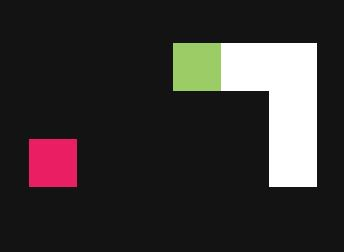
#> input picture Snake-master/img/snake.jpg, 344 x 252 px
$ python -i snake_detection.py   (imports and definitions only)   (older library calls are emulated)
#> lines starting #> are read from the running program, lines starting #| are printed output that depends on the picture; after the words box and inside, x2 and y2 are one past the last pixel; in counts of white or black regions, pixels touching at a corner belong together
#> further down, picture is the input picture: shape (252, 344, 3); mean B, G, R 48.5, 49.3, 53.4
import logging
from math import sqrt

import cv2
import imutils
import numpy as np

SNAKE_BODY = "snake_body"
SNAKE_HEAD = "snake_head"
CANDY = "candy"
GAME_OVER = "game_over"
GAME_PAUSE = "game_pause"

COLOURS = {SNAKE_BODY: np.uint8([255, 255, 255]),
           SNAKE_HEAD: np.uint8([156, 204, 101]),
           CANDY: np.uint8([233, 30, 99]),
           GAME_OVER: np.uint8([255, 0, 0]),
           GAME_PAUSE: np.uint8([112, 166, 255])}

# [1 line not run here, left out]
logger = logging.getLogger(__name__)


def get_part(image, part):
    try:
        colour = COLOURS[part]
        mask = cv2.inRange(image, colour, colour)
        screen = cv2.bitwise_and(image, image, mask=mask)
        return Screen(mask, screen)
    except KeyError:
        logger.error("Invalid Part")


def combine(image, mask1, mask2):
    mask = cv2.bitwise_or(mask1, mask2)
    screen = cv2.bitwise_and(image, image, mask=mask)
    return Screen(mask, screen)


def find_contours(image):
    gray = cv2.cvtColor(image, cv2.COLOR_BGR2GRAY)
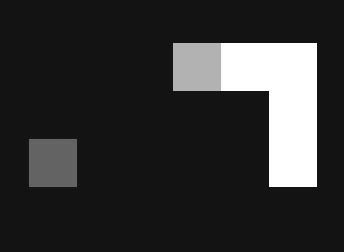
#> gray: shape (252, 344); min 2, max 255, mean 50.4
    thresh = cv2.threshold(gray, 60, 255, cv2.THRESH_BINARY)[1]
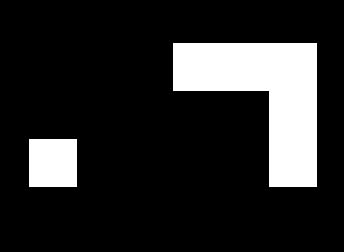
#> thresh: shape (252, 344); 15.9% white; 2 white regions
    cnts = cv2.findContours(thresh, cv2.RETR_EXTERNAL, cv2.CHAIN_APPROX_SIMPLE)
#> cnts = 2 contours; box (x1, y1, x2, y2) and area: (173, 43, 317, 187) 11234, (29, 139, 77, 187) 2209
    cnts = cnts[0] if imutils.is_cv2() else cnts[1]
    return cnts


def get_contour_props(c):
    m = cv2.moments(c)
    area = m["m00"]
    center_x, center_y = 0, 0
    try:
        center_x = int(m["m10"] / m["m00"])
        center_y = int(m["m01"] / m["m00"])
    except ZeroDivisionError:
        logger.warning("Division by zero, no squares found")
    return Contour((center_x, center_y), area)


def collinear(p1, p2):
    return (p1[0] == p2[0]) or (p1[1] == p2[1])


def point_distance(p1, p2):
    x_delta = p2[0] - p1[0]
    y_delta = p2[1] - p1[1]
    return sqrt((x_delta ** 2 + y_delta ** 2))


def game_screen(image, screen_type):
    screen_game = get_part(image, screen_type)
    return cv2.countNonZero(screen_game.mask) > 0


class Screen:
    def __init__(self, mask, screen):
        self.mask = mask
        self.screen = screen


class Contour:
    def __init__(self, center, area):
        self.center = center
        self.area = area

>>> import cv2
>>> picture = cv2.imread('Snake-master/img/snake.jpg')
>>> result = find_contours(picture)
#> result has the same summary as cnts in find_contours
